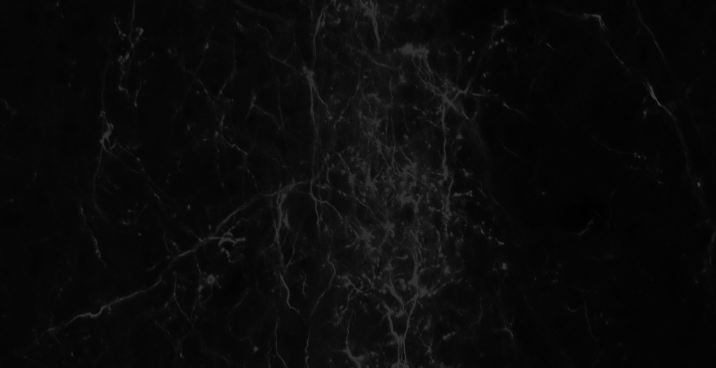
%> input picture _datasets/515418047_40.jpg, 1432 x 736 px (shown at 1/2 size)
$ octave main.m   (GNU Octave 9; MATLAB toolbox functions it lacks are replaced by stand-ins)
%> lines starting %> are read from the running program, lines starting %| are printed output that depends on the picture
% 20201025 by Dushan N Wadduwage
% test for PS vs. SinglePixel

clc; clear all; close all
addpath('_datasets');

p           = 1/4;
Nx_list     = [8 16 32];
exp_name    = 'mousebrain';                              % {beads, minist,'mousebrain'} mousebrain downloaded from: https://connectivity.brain-map.org/projection/experiment/siv/515418047?imageId=515418502&imageType=TWO_PHOTON,SEGMENTATION&initImage=TWO_PHOTON&x=20545&y=9347&z=6
exp_type    = 'eq-time';                            % {'eq-time','eq-photons'}
N_reps      = 100;                                  % #noise-loop-repetitions
N_beads     = 5;                                    % used only for beads

res_dir     = ['./_results/' sprintf('/p=%.3f/%s/',p,datetime)];
mkdir(res_dir);

for ii=1:length(Nx_list)

  %% pram init
  Nx          = Nx_list(ii);
  Ny          = Nx;
  compression = 1;                                    % compression >= 1
  M           = Nx*Ny/compression;                    % number of measurements

  alpha       = 2/(M*p);                              % from Eq 6

  %% test objects
  switch exp_name
    case 'minist'
      load ./_datasets/minist.mat                                                         % MINIST data set
      fig_name  = sprintf('%s_%s_NxNy-%dx%d_M-%d_',exp_type,exp_name,Nx,Ny,M);
    case 'beads'
      XTest     = f_genobj_beads3D(Ny*4,Nx*4,50,N_beads);                                 % synth beads
      XTest     = sum(XTest,3);
      fig_name  = sprintf('%s_%s-%d_NxNy-%dx%d_M-%d_',exp_type,exp_name,N_beads,Nx,Ny,M);
    case 'mousebrain'
      XTest     = imread('./_datasets/515418047_40.jpg');                         % mouseBrain downloaded
%> XTest is the input picture: size 736x1432x3 uint8; min 0, max 66, mean 10.2
      XTest     = mean(single(XTest),3);
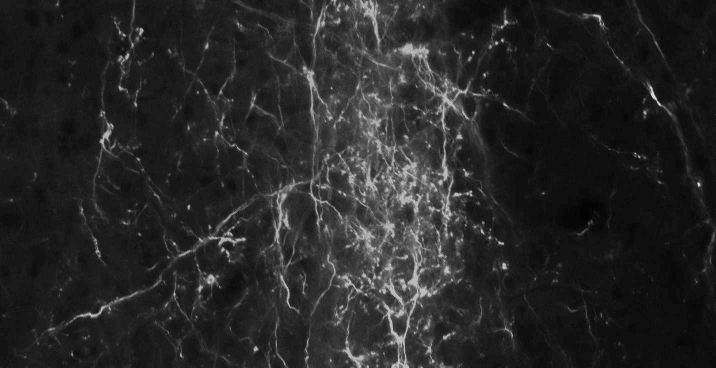
%> XTest: size 736x1432 single (shown at 1/2 size); min 0, max 66, mean 10.2; drawn with min black and max white
      XTest     = XTest(350:450 ,600:700);
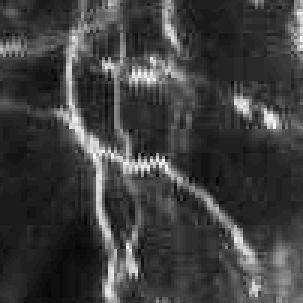
%> XTest: size 101x101 single (shown 3 times larger); min 5, max 54, mean 17.1; drawn with min black and max white
      fig_name  = sprintf('%s_%s_NxNy-%dx%d_M-%d_',exp_type,exp_name,Nx,Ny,M);
  end
  XTest       = imresize(XTest,[Ny Nx]);
%> XTest = [16 16.71 23.82 16.16 20.41 11.02 12.85 20.53; 17.79 19.61 22.07 23 24.81 12.82 11.77 17.96; 12.41 18.11 16.34 20.58 21.53 15.86 20.61 17.41; 11.32 19.52 26.45 17.2 15.18 12.67 16.96 21.6; 10.21 11.49 25.96 27.14 21.87 11.64 10.6 12.21; 10.08 10.36 18.82 16.91 16.92 18.47 13.52 12.26; 10.86 8.68 15.35 22.47 13.71 15.89 24.39 20.86; 11.58 7.41 17.68 23.62 14.96 15.07 24.64 27.15]
  X           = XTest(:,:,1,1);
%> X has the same summary as XTest
  X           = X-min(X(:));
%> X = [8.59 9.3 16.4 8.74 12.99 3.6 5.43 13.12; 10.37 12.19 14.66 15.58 17.39 5.4 4.36 10.54; 5 10.7 8.93 13.17 14.11 8.44 13.2 10; 3.9 12.1 19.03 9.78 7.76 5.25 9.55 14.18; 2.8 4.07 18.55 19.72 14.45 4.22 3.19 4.79; 2.66 2.94 11.4 9.49 9.51 11.05 6.11 4.84; 3.45 1.27 7.94 15.05 6.3 8.48 16.98 13.45; 4.16 0 10.26 16.21 7.54 7.65 17.23 19.74]
  X           = X/sum(X(:));
%> X = [0.0139 0.015 0.0265 0.0141 0.021 0.00582 0.00877 0.0212; 0.0167 0.0197 0.0237 0.0252 0.0281 0.00872 0.00704 0.017; 0.00807 0.0173 0.0144 0.0213 0.0228 0.0136 0.0213 0.0161; 0.0063 0.0195 0.0307 0.0158 0.0125 0.00848 0.0154 0.0229; 0.00452 0.00658 0.0299 0.0318 0.0233 0.00682 0.00515 0.00774; 0.0043 0.00475 0.0184 0.0153 0.0154 0.0179 0.00986 0.00782; 0.00557 0.00205 0.0128 0.0243 0.0102 0.0137 0.0274 0.0217; 0.00672 0 0.0166 0.0262 0.0122 0.0124 0.0278 0.0319]

  %% measurement matrix
  A           = alpha*(rand(M,Nx*Ny) < p);

  %% image
  switch exp_type
    case 'eq-photons'
      mux_factor  = 1;
      x_label     = 'Normalized #photons [AU]';
    case 'eq-time'
      mux_factor  = Nx*Ny;
      x_label     = 'Normalized time [AU]';
  end

  tic
  Xhat_I = [];
  for i=1:15
    i
    t_normed(i)     = 10^i;
    totPhotons_ps(i)= 10^i;
    totPhotons_spx  = 10^i * mux_factor;

    Y_spx           = A*X(:) * totPhotons_spx;
    Y_ps            =   X    * totPhotons_ps(i);
    for j = 1:N_reps
      % SPX
      Yhat_spx      = poissrnd(Y_spx);                      % add noise to spx measurement
      Xhat_spx      = A\Yhat_spx;                           % reconstruct using mse
      Xhat_spx      = reshape(Xhat_spx,[Ny Nx]);
      ssim_spx(i,j) = ssim(rescale(Xhat_spx),rescale(X));   % ssim_spx
      % PS
      Xhat_ps       = poissrnd(Y_ps);                       % point scan image
      ssim_ps (i,j) = ssim(rescale(Xhat_ps),rescale(X));    % ssim_ps
    end
    Xhat_I          = cat(2,Xhat_I,cat(1,rescale(Xhat_spx),rescale(Xhat_ps)));
    Xhats_spx{i,j}  = Xhat_spx;
    Xhats_ps {i,j}  = Xhat_ps;
  end
%> after the loop, Xhats_ps = 1500 items; Xhats_spx = 1500 items; t_normed = [10 100 1000 10000 100000 1000000 10000000 100000000 1000000000 10000000000 100000000000 1e+12 1e+13 1e+14 1e+15]; totPhotons_ps has the same summary as t_normed
  toc

  %% figures
  errorbar(totPhotons_ps,mean(ssim_spx,2),std(ssim_spx,0,2),'LineWidth',2);hold on
%> (this line was passed over: errorbar is not available in this run)
  errorbar(totPhotons_ps,mean(ssim_ps ,2),std(ssim_ps ,0,2),'LineWidth',2);hold off
%> (this line was passed over: errorbar is not available in this run)
%> (the run ends here)
